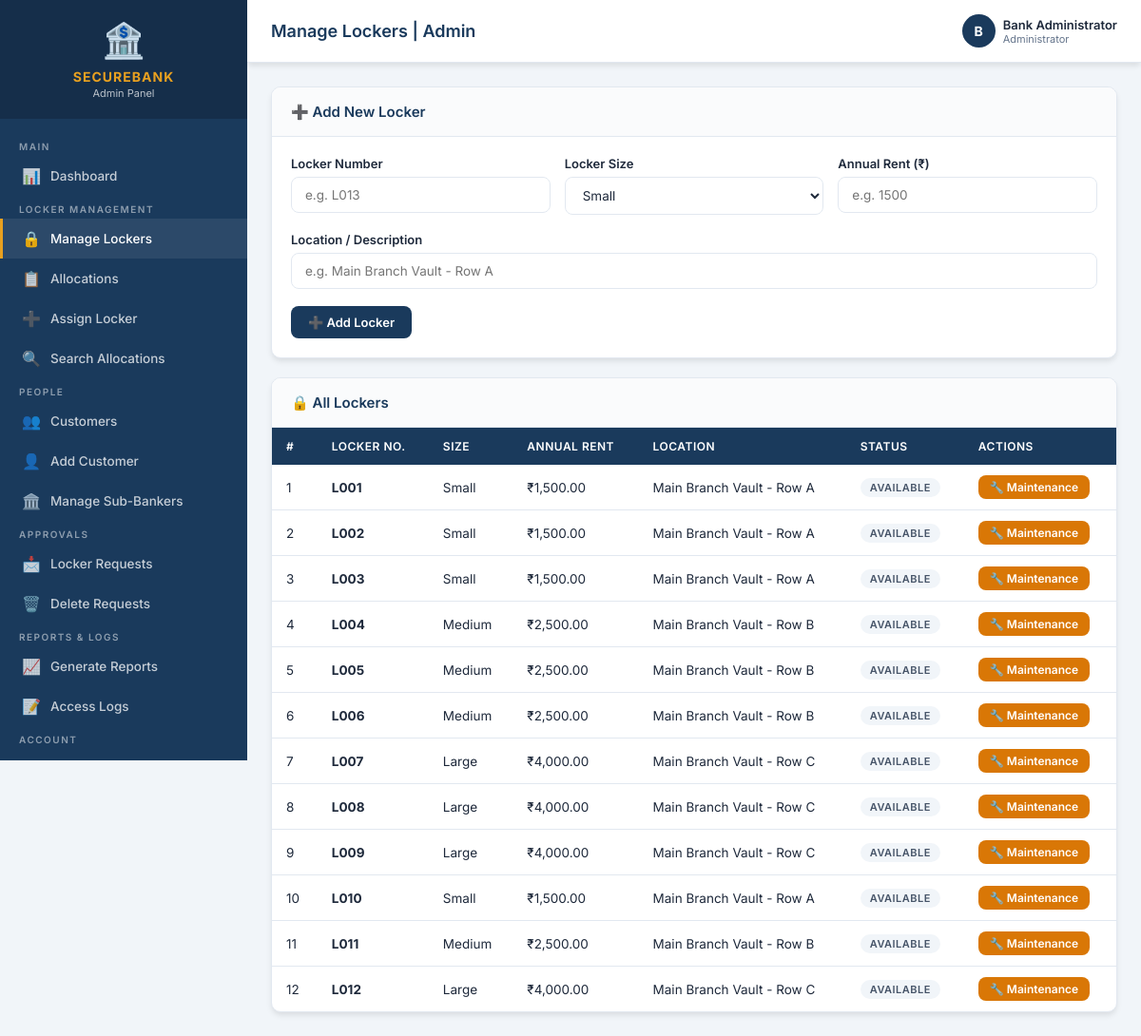
The page /admin/lockers.php (signed in) on the database its author committed.
### tables this page shows
CREATE TABLE IF NOT EXISTS lockers (
    id INT AUTO_INCREMENT PRIMARY KEY,
    locker_number VARCHAR(20) NOT NULL UNIQUE,
    locker_size ENUM('small', 'medium', 'large') NOT NULL,
    annual_rent DECIMAL(10,2) NOT NULL,
    status ENUM('available', 'allocated', 'maintenance') DEFAULT 'available',
    location VARCHAR(100) NOT NULL DEFAULT 'Main Branch Vault',
    created_at TIMESTAMP DEFAULT CURRENT_TIMESTAMP
);

### admin/lockers.php (the view, shortened to what this page needs)
<?php
require_once '../includes/header_admin.php';
$conn = getDBConnection();
$lockers = $conn->query("SELECT * FROM lockers ORDER BY locker_number");
?>
<div class="card mb-20">
  <div class="card-header"><h3>➕ Add New Locker</h3></div>
  <div class="card-body">
    <form method="POST">
      <div class="form-grid-3">
        <div class="form-group">
          <label class="form-label">Locker Number</label>
          <input type="text" name="locker_number" class="form-control" placeholder="e.g. L013" required>
        </div>
        <div class="form-group">
          <label class="form-label">Locker Size</label>
          <select name="locker_size" class="form-control" required>
            <option value="small">Small</option>
          </select>
        </div>
        <div class="form-group">
          <label class="form-label">Annual Rent (₹)</label>
          <input type="number" name="annual_rent" class="form-control" placeholder="e.g. 1500" required min="1" step="0.01">
        </div>
      </div>
      <div class="form-group">
        <label class="form-label">Location / Description</label>
        <input type="text" name="location" class="form-control" placeholder="e.g. Main Branch Vault - Row A" required>
      </div>
      <button type="submit" class="btn btn-primary">➕ Add Locker</button>
    </form>
  </div>
</div>
<div class="card">
  <div class="card-header"><h3>🔒 All Lockers</h3></div>
  <div class="table-responsive">
    <table>
      <thead>
        <tr><th>#</th><th>Locker No.</th><th>Size</th><th>Annual Rent</th><th>Location</th><th>Status</th><th>Actions</th></tr>
      </thead>
      <tbody>
        <?php $i=1; while($l=$lockers->fetch_assoc()): ?>
        <tr>
          <td><?= $i++ ?></td>
          <td><strong><?= htmlspecialchars($l['locker_number']) ?></strong></td>
          <td><?= getLockerSizeLabel($l['locker_size']) ?></td>
          <td><?= formatCurrency($l['annual_rent']) ?></td>
          <td><?= htmlspecialchars($l['location']) ?></td>
          <td><?= getStatusBadge($l['status']) ?></td>
          <td>
            <?php if($l['status'] !== 'allocated'): ?>
            <?php if($l['status'] !== 'maintenance'): ?>
            <a href="?status=maintenance&id=<?= $l['id'] ?>" class="btn btn-warning btn-sm">🔧 Maintenance</a>
            <?php endif; ?>
            <?php else: ?>
            <span style="font-size:12px;color:#888;">Allocated</span>
            <?php endif; ?>
          </td>
        </tr>
        <?php endwhile; ?>
      </tbody>
    </table>
  </div>
</div>
<?php $conn->close(); require_once '../includes/footer_admin.php'; ?>

### includes/functions.php (shortened to what this page needs)
<?php
function formatCurrency($amount) {
    return '₹' . number_format($amount, 2);
}
function getLockerSizeLabel($size) {
    $labels = ['small' => 'Small', 'medium' => 'Medium', 'large' => 'Large'];
    return $labels[$size] ?? ucfirst($size);
}
function getStatusBadge($status) {
    $badges = [
        'available'  => '<span class="badge badge-success">Available</span>',
        'allocated'  => '<span class="badge badge-danger">Allocated</span>',
        'maintenance'=> '<span class="badge badge-warning">Maintenance</span>',
        'active'     => '<span class="badge badge-success">Active</span>',
        'inactive'   => '<span class="badge badge-secondary">Inactive</span>',
        'paid'       => '<span class="badge badge-success">Paid</span>',
        'pending'    => '<span class="badge badge-warning">Pending</span>',
        'overdue'    => '<span class="badge badge-danger">Overdue</span>',
        'surrendered'=> '<span class="badge badge-secondary">Surrendered</span>',
        'approved'   => '<span class="badge badge-success">Approved</span>',
        'rejected'   => '<span class="badge badge-danger">Rejected</span>',
        'unread'     => '<span class="badge badge-warning">Unread</span>',
        'read'       => '<span class="badge badge-secondary">Read</span>',
        'replied'    => '<span class="badge badge-success">Replied</span>',
    ];
    return $badges[$status] ?? '<span class="badge badge-secondary">' . ucfirst($status) . '</span>';
}

### css/style.css (style rules this page uses)
:root { --primary:#1a3a5c;--primary-light:#2563a8;--accent:#e8a020;--success:#16a34a;--danger:#dc2626;--warning:#d97706;--secondary:#64748b;--bg:#f1f5f9;--white:#ffffff;--border:#e2e8f0;--text:#1e293b;--text-muted:#64748b;--shadow:0 4px 6px -1px rgba(0,0,0,.1);--shadow-lg:0 10px 25px -3px rgba(0,0,0,.15);--radius:10px;--teal:#0d9488;--teal-light:#14b8a6;--teal-dark:#0f766e;--guide-purple:#7c3aed;--guide-purple-light:#8b5cf6 }
* { margin:0;padding:0;box-sizing:border-box }
body { font-family:'Inter',sans-serif;background:var(--bg);color:var(--text);font-size:14px }
.card { background:var(--white);border-radius:var(--radius);box-shadow:var(--shadow);border:1px solid var(--border);overflow:hidden }
.card-header { padding:16px 20px;border-bottom:1px solid var(--border);display:flex;align-items:center;justify-content:space-between;background:#fafbfc }
.card-header h3 { font-size:15px;font-weight:600;color:var(--primary) }
.card-body { padding:20px }
.table-responsive { overflow-x:auto }
table { width:100%;border-collapse:collapse;font-size:13.5px }
table thead th { background:var(--primary);color:white;padding:12px 15px;text-align:left;font-weight:600;font-size:12px;text-transform:uppercase;letter-spacing:.5px;white-space:nowrap }
table tbody td { padding:11px 15px;border-bottom:1px solid var(--border);vertical-align:middle }
table tbody tr:last-child td { border-bottom:none }
.form-group { margin-bottom:18px }
.form-label { display:block;font-size:13px;font-weight:600;color:var(--text);margin-bottom:6px }
.form-control { width:100%;padding:10px 14px;border:1.5px solid var(--border);border-radius:8px;font-size:13.5px;font-family:inherit;background:var(--white);color:var(--text);transition:border-color .2s,box-shadow .2s;outline:none }
.form-grid-3 { display:grid;grid-template-columns:1fr 1fr 1fr;gap:15px }
.btn { display:inline-flex;align-items:center;gap:6px;padding:9px 18px;border-radius:8px;border:none;font-size:13px;font-weight:600;cursor:pointer;text-decoration:none;transition:all .2s;font-family:inherit;white-space:nowrap }
.btn-primary { background:var(--primary);color:white }
.btn-warning { background:var(--warning);color:white }
.btn-sm { padding:5px 12px;font-size:12px }
.badge { display:inline-block;padding:3px 10px;border-radius:20px;font-size:11px;font-weight:600;text-transform:uppercase;letter-spacing:.5px }
.badge-secondary { background:#f1f5f9;color:#475569 }
.mb-20 { margin-bottom:20px }

### rows shown on the page
lockers: locker_number "L001", locker_size "Small", annual_rent "₹1,500.00", location "Main Branch Vault - Row A", status "AVAILABLE"
lockers: locker_number "L002", locker_size "Small", annual_rent "₹1,500.00", location "Main Branch Vault - Row A", status "AVAILABLE"
lockers: locker_number "L003", locker_size "Small", annual_rent "₹1,500.00", location "Main Branch Vault - Row A", status "AVAILABLE"
lockers: locker_number "L004", locker_size "Medium", annual_rent "₹2,500.00", location "Main Branch Vault - Row B", status "AVAILABLE"
lockers: locker_number "L005", locker_size "Medium", annual_rent "₹2,500.00", location "Main Branch Vault - Row B", status "AVAILABLE"
lockers: locker_number "L006", locker_size "Medium", annual_rent "₹2,500.00", location "Main Branch Vault - Row B", status "AVAILABLE"
lockers: locker_number "L007", locker_size "Large", annual_rent "₹4,000.00", location "Main Branch Vault - Row C", status "AVAILABLE"
lockers: locker_number "L008", locker_size "Large", annual_rent "₹4,000.00", location "Main Branch Vault - Row C", status "AVAILABLE"
lockers: locker_number "L009", locker_size "Large", annual_rent "₹4,000.00", location "Main Branch Vault - Row C", status "AVAILABLE"
lockers: locker_number "L010", locker_size "Small", annual_rent "₹1,500.00", location "Main Branch Vault - Row A", status "AVAILABLE"
lockers: locker_number "L011", locker_size "Medium", annual_rent "₹2,500.00", location "Main Branch Vault - Row B", status "AVAILABLE"
lockers: locker_number "L012", locker_size "Large", annual_rent "₹4,000.00", location "Main Branch Vault - Row C", status "AVAILABLE"

### other values the page prints
$page_title "Manage Lockers | Admin"
substr($_SESSION['admin_name']??'A',0,1) "B"
$_SESSION['admin_name'] "Bank Administrator"
